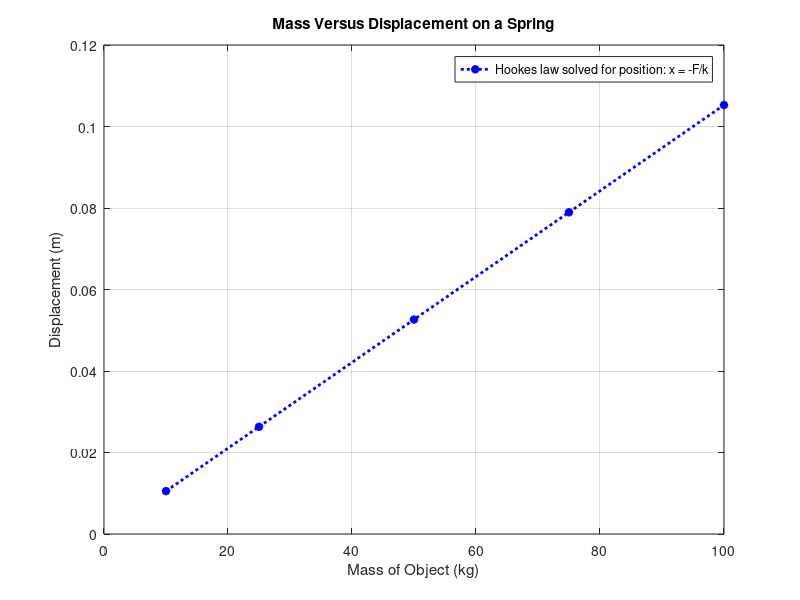

The MATLAB script that drew this image:
%IAM 550 - LAB 1
%A script by Nicholas Fischer | 09/08/2026

%For this assignment we find a spring constant and then use that value to
%practice plotting masses versus displacement.

%Constants:
g = -9.81; %gravitational constant assuming up is positve in m/s

%Solve for the spring constant:
m = 95; %mass in kg.
x_max = abs(-.1); %displacement magnitude in meters.

F_grav = m*g; %Equation for gravitational force.

k = -F_grav/x_max; %Equation for spring constant.

%fprintf('the spring constant is  kg/s');

%Plotting for a range of applied forces:

masses = [10, 25, 50, 75, 100];%masses to plot in kg.

F = masses.*g; %Force for all the masses we ant to plot in N.

x = -F/k; %equation for displacements

set(gca,'YDir','reverse', 'FontSize', 18);
plot(masses, x, 'b:*', 'LineWidth', 2);
title('Mass Versus Displacement on a Spring')
xlabel('Mass of Object (kg)');
ylabel('Displacement (m)');
legend('Hookes law solved for position: x = -F/k');
grid on;
